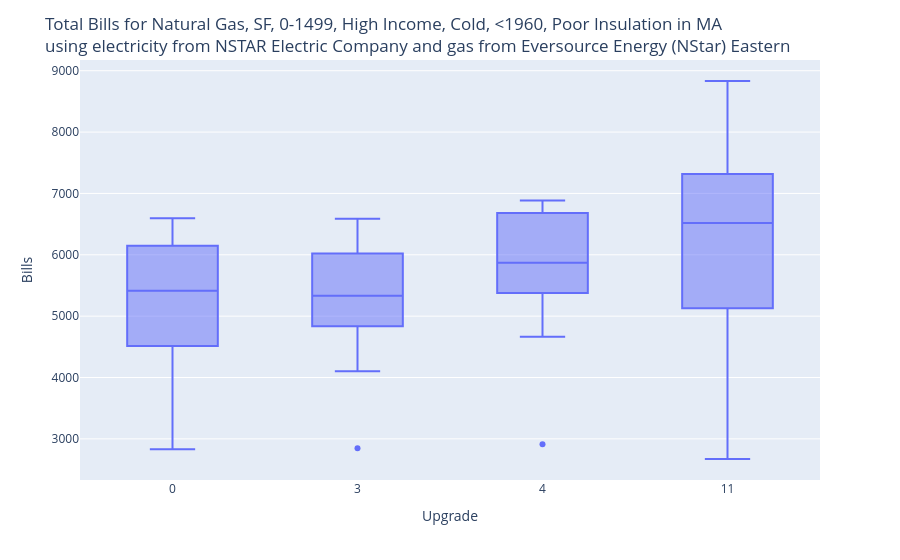

Notebook code for this chart:
### Code cell
import plotly.express as px
import pandas as pd

# flatten with labels
flat = [
    {"Bills": v_elec+v_gas, "Upgrade": str(d_elec["Upgrade"])}
    for d_elec,d_gas in zip(hack_electric_bills,annual_gas_bills)
    for v_elec,v_gas in zip(d_elec["distribution"],d_gas["distribution"])
]

df = pd.DataFrame(flat)
fig = px.box(df, x="Upgrade", y="Bills")
fig.update_layout(title=f"""Total Bills for {', '.join([seg for seg in segment.values() if seg])} in {state}<br>using electricity from {utility} and gas from {gas_utility}""")
fig.show()

### Figure 1 — Plotly figure (JSON) as saved in the notebook; plotly's stock layout.template omitted (floating-point values rounded to 4 significant figures)
{"data": [{"alignmentgroup": "True", "hovertemplate": "Upgrade=%{x}<br>Bills=%{y}<extra></extra>", "legendgroup": "", "marker": {"color": "#636efa"}, "name": "", "notched": false, "offsetgroup": "", "orientation": "v", "showlegend": false, "type": "box", "x": ["0", "0", "0", "0", "0", "0", "0", "0", "0", "0", "0", "0", "0", "0", "0", "3", "3", "3", "3", "3", "3", "3", "3", "3", "3", "3", "3", "3", "3", "3", "4", "4", "4", "4", "4", "4", "4", "4", "4", "4", "4", "4", "4", "4", "4", "11", "11", "11", "11", "11", "11", "11", "11", "11", "11", "11", "11", "11", "11", "11"], "x0": " ", "xaxis": "x", "y": [4524.0, 6521.0, 5464.0, 5245.0, 4992.0, 4488.0, 5966.0, 5413.0, 4471.0, 6209.0, 4512.0, 6594.0, 2832.0, 6354.0, 5723.0, 4103.0, 6192.0, 5871.0, 5783.0, 4793.0, 4960.0, 6071.0, 5040.0, 4199.0, 5674.0, 5246.0, 6326.0, 2849.0, 5332.0, 6586.0, 5001.0, 6436.0, 6358.0, 5871.0, 5405.0, 5646.0, 6821.0, 5826.0, 4665.0, 6535.0, 5368.0, 6828.0, 2914.0, 6887.0, 6731.0, 5418.0, 6710.0, 8833.0, 5775.0, 6665.0, 5034.0, 8077.0, 7428.0, 4821.0, 6519.0, 4925.0, 6988.0, 2672.0, 5884.0, 8610.0], "y0": " ", "yaxis": "y"}], "layout": {"boxmode": "group", "legend": {"tracegroupgap": 0}, "margin": {"t": 60}, "title": {"text": "Total Bills for Natural Gas, SF, 0-1499, High Income, Cold, <1960, Poor Insulation in MA<br>using electricity from NSTAR Electric Company and gas from Eversource Energy (NStar) Eastern"}, "xaxis": {"anchor": "y", "domain": [0, 1], "title": {"text": "Upgrade"}}, "yaxis": {"anchor": "x", "domain": [0, 1], "title": {"text": "Bills"}}}}
